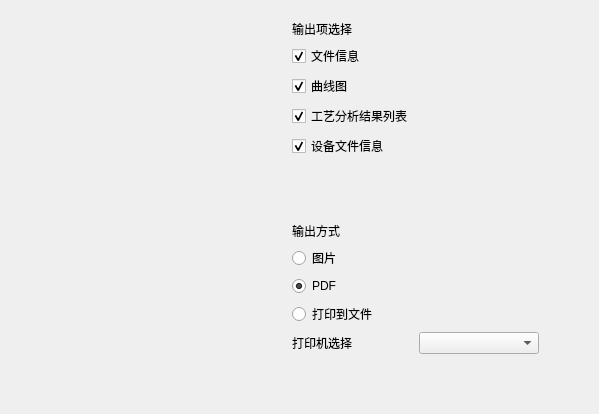
<?xml version="1.0" encoding="UTF-8"?>
<ui version="4.0">
 <class>DialogPrintOutput</class>
 <widget class="QWidget" name="DialogPrintOutput">
  <property name="geometry">
   <rect>
    <x>0</x>
    <y>0</y>
    <width>599</width>
    <height>402</height>
   </rect>
  </property>
  <property name="windowTitle">
   <string>Form</string>
  </property>
  <layout class="QGridLayout" name="gridLayout">
   <item row="0" column="0" rowspan="2">
    <widget class="QLabel" name="label">
     <property name="text">
      <string/>
     </property>
     <property name="pixmap">
      <pixmap resource="toptest.qrc">:/images/pic_preview.png</pixmap>
     </property>
     <property name="alignment">
      <set>Qt::AlignCenter</set>
     </property>
    </widget>
   </item>
   <item row="0" column="1">
    <widget class="QWidget" name="widget_2" native="true">
     <layout class="QVBoxLayout" name="verticalLayout">
      <item>
       <widget class="QLabel" name="label_2">
        <property name="text">
         <string>输出项选择</string>
        </property>
       </widget>
      </item>
      <item>
       <widget class="QCheckBox" name="checkBox_info">
        <property name="text">
         <string>文件信息</string>
        </property>
        <property name="checked">
         <bool>true</bool>
        </property>
       </widget>
      </item>
      <item>
       <widget class="QCheckBox" name="checkBox_chart">
        <property name="text">
         <string>曲线图</string>
        </property>
        <property name="checked">
         <bool>true</bool>
        </property>
       </widget>
      </item>
      <item>
       <widget class="QCheckBox" name="checkBox_result">
        <property name="text">
         <string>工艺分析结果列表</string>
        </property>
        <property name="checked">
         <bool>true</bool>
        </property>
       </widget>
      </item>
      <item>
       <widget class="QCheckBox" name="checkBox_device">
        <property name="text">
         <string>设备文件信息</string>
        </property>
        <property name="checked">
         <bool>true</bool>
        </property>
       </widget>
      </item>
      <item>
       <spacer name="verticalSpacer_2">
        <property name="orientation">
         <enum>Qt::Vertical</enum>
        </property>
        <property name="sizeType">
         <enum>QSizePolicy::Fixed</enum>
        </property>
        <property name="sizeHint" stdset="0">
         <size>
          <width>20</width>
          <height>40</height>
         </size>
        </property>
       </spacer>
      </item>
     </layout>
    </widget>
   </item>
   <item row="1" column="1">
    <widget class="QWidget" name="widget_3" native="true">
     <layout class="QGridLayout" name="gridLayout_2">
      <item row="4" column="0">
       <widget class="QRadioButton" name="radioButton_printToFile">
        <property name="text">
         <string>打印到文件</string>
        </property>
       </widget>
      </item>
      <item row="0" column="0">
       <widget class="QLabel" name="label_3">
        <property name="text">
         <string>输出方式</string>
        </property>
       </widget>
      </item>
      <item row="2" column="0">
       <widget class="QRadioButton" name="radioButton_saveToPDF">
        <property name="text">
         <string>PDF</string>
        </property>
        <property name="checked">
         <bool>true</bool>
        </property>
       </widget>
      </item>
      <item row="6" column="0">
       <spacer name="verticalSpacer">
        <property name="orientation">
         <enum>Qt::Vertical</enum>
        </property>
        <property name="sizeType">
         <enum>QSizePolicy::Fixed</enum>
        </property>
        <property name="sizeHint" stdset="0">
         <size>
          <width>20</width>
          <height>40</height>
         </size>
        </property>
       </spacer>
      </item>
      <item row="5" column="0">
       <widget class="QWidget" name="widget_printSelect" native="true">
        <property name="sizePolicy">
         <sizepolicy hsizetype="Preferred" vsizetype="Fixed">
          <horstretch>0</horstretch>
          <verstretch>0</verstretch>
         </sizepolicy>
        </property>
        <layout class="QHBoxLayout" name="horizontalLayout">
         <property name="leftMargin">
          <number>0</number>
         </property>
         <property name="topMargin">
          <number>0</number>
         </property>
         <property name="rightMargin">
          <number>0</number>
         </property>
         <property name="bottomMargin">
          <number>0</number>
         </property>
         <item>
          <widget class="QLabel" name="label_4">
           <property name="text">
            <string>打印机选择</string>
           </property>
          </widget>
         </item>
         <item>
          <widget class="QComboBox" name="comboBox"/>
         </item>
        </layout>
       </widget>
      </item>
      <item row="1" column="0">
       <widget class="QRadioButton" name="radioButton_saveToPic">
        <property name="text">
         <string>图片</string>
        </property>
       </widget>
      </item>
     </layout>
    </widget>
   </item>
   <item row="0" column="2">
    <spacer name="horizontalSpacer">
     <property name="orientation">
      <enum>Qt::Horizontal</enum>
     </property>
     <property name="sizeType">
      <enum>QSizePolicy::Fixed</enum>
     </property>
     <property name="sizeHint" stdset="0">
      <size>
       <width>40</width>
       <height>20</height>
      </size>
     </property>
    </spacer>
   </item>
  </layout>
 </widget>
 <resources>
  <include location="toptest.qrc"/>
 </resources>
 <connections/>
</ui>
